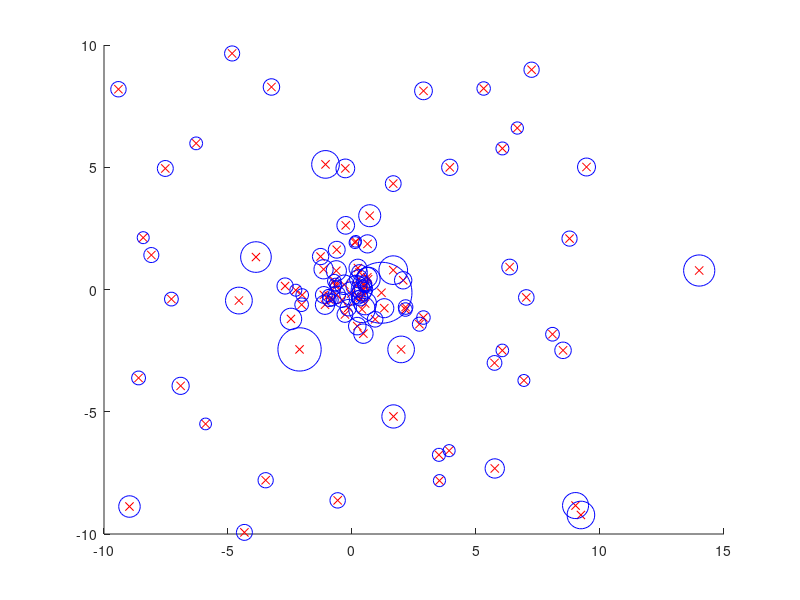

Here is the MATLAB script that generated this plot:
n = 100;
x = [(rand(n / 2, 2) - 0.5) * 20; randn(n / 2, 2)];
x(n, 1) = 14;
k = 3;
x2 = sum(x.^2, 2);
[s, t] = sort(sqrt(repmat(x2, 1, n) + repmat(x2', n, 1) - 2 * x * x'), 2);
for i = 1: k+1
    for j = 1 : k
        RD(:, j) = max(s(t(t(:, i), j + 1), k), s(t(:, i), j + 1));
    end
    LRD(:, i) = 1 ./ mean(RD, 2);
end
LOF = mean(LRD(:, 2 : k + 1), 2) ./ LRD(:, 1);

figure(1); clf; hold on;
plot(x(:, 1), x(:, 2), 'rx');
for i = 1: n
    plot(x(i, 1), x(i, 2), 'bo', 'Markersize', LOF(i) * 10);
end